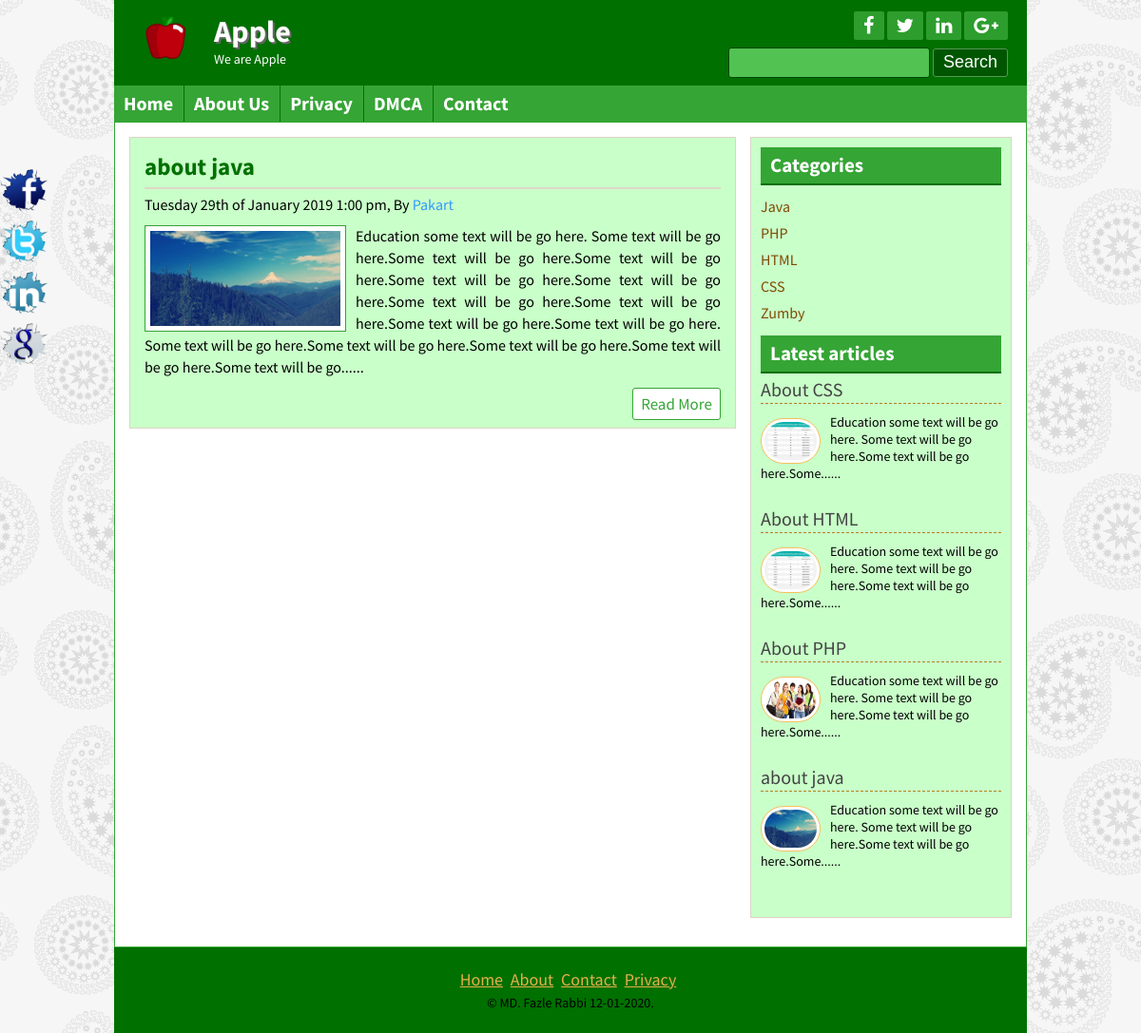
The page /postbycat.php?category=1 on the database its author committed.
### tables this page shows
CREATE TABLE IF NOT EXISTS `title_slogan` (
  `id` int(11) NOT NULL AUTO_INCREMENT,
  `title` varchar(255) NOT NULL,
  `slogan` varchar(255) NOT NULL,
  `logo` varchar(255) NOT NULL,
  PRIMARY KEY (`id`)
);

CREATE TABLE IF NOT EXISTS `social_media` (
  `id` int(11) NOT NULL AUTO_INCREMENT,
  `facebook` varchar(255) NOT NULL,
  `twitter` varchar(255) NOT NULL,
  `linkedin` varchar(255) NOT NULL,
  `googleplus` varchar(255) NOT NULL,
  PRIMARY KEY (`id`)
);

CREATE TABLE IF NOT EXISTS `tbl_page` (
  `id` int(11) NOT NULL AUTO_INCREMENT,
  `name` varchar(255) NOT NULL,
  `body` text NOT NULL,
  PRIMARY KEY (`id`)
);

CREATE TABLE IF NOT EXISTS `tbl_post` (
  `id` int(11) NOT NULL AUTO_INCREMENT,
  `catid` int(11) NOT NULL,
  `title` varchar(255) NOT NULL,
  `body` text NOT NULL,
  `image` varchar(255) NOT NULL,
  `author` varchar(50) NOT NULL,
  `tags` varchar(255) NOT NULL,
  `date` timestamp NOT NULL DEFAULT CURRENT_TIMESTAMP,
  `userid` int(11) NOT NULL,
  PRIMARY KEY (`id`)
);

CREATE TABLE IF NOT EXISTS `tbl_category` (
  `id` int(11) NOT NULL AUTO_INCREMENT,
  `cat_name` varchar(255) NOT NULL,
  PRIMARY KEY (`id`)
);

CREATE TABLE IF NOT EXISTS `tbl_copywrite` (
  `id` int(11) NOT NULL AUTO_INCREMENT,
  `note` varchar(255) NOT NULL,
  PRIMARY KEY (`id`)
);

### lib/Database.php (called while the page is built, shortened)
<?php
Class Database{
	public $host   = DB_HOST;
	public $user   = DB_USER;
	public $pass   = DB_PASS;
	public $dbname = DB_NAME;
	public $link;
	private function connectDB(){
	$this->link = new mysqli($this->host, $this->user, $this->pass, $this->dbname);
 }
	public function select($query){
		$result = $this->link->query($query) or die($this->link->error.__LINE__);
		if($result->num_rows > 0){
			return $result;
		} else {
			return false;
		}
	}
}

### lib/Session.php (called while the page is built, shortened)
<?php
class Session{
public static function get($key){
	if(isset($_SESSION[$key])){
         return $_SESSION[$key];
	}else{
		return false;
	}
}
 }

### helpers/format.php (called while the page is built, shortened)
<?php
class Format{
  public function dateformat($date){
  	return  date('l jS \of F Y  g:i a',strtotime($date));
  }
  public function textshort($text,$limit=400){
    $text = $text." ";
  	$text = substr($text,0,$limit);
  	$text = substr($text,0,strrpos($text,' '));
  	$text = $text."......";
  	return $text;
  }
}
?>

### postbycat.php (the view)
<?php include "inc/header.php";?>
<div class="contentsection contemplete clear">
<div class="maincontent clear">
<?php
 if(!isset($_GET['category']) || $_GET['category']==NULL){
 	header("Location:404.php");
 }else{
 	$id = $_GET['category'];
 }
 ?>
<?php
$query = "SELECT * FROM tbl_post WHERE catid=$id";
$post  = $db->select($query);
if($post){
  while ($result = $post->fetch_assoc()){
?>
<div class="samepost clear">
<h2><a href="post.php?id=<?php echo $result['id']?>"><?php echo $result['title']?></a></h2>
<h4><?php echo $fm->dateformat($result['date']);?>, By <a href="#"><?php echo $result['author']?></a></h4>
<a href="post.php?id=<?php echo $result['id'];?>"><img src="admin/<?php echo $result['image'];?>" alt="post image"/></a>
<?php echo $fm->textshort($result['body']);?>
<div class="readmore clear">
<a href="post.php?id=<?php echo $result['id'];?>">Read More</a>
</div>
</div>
<?php } }else{ ?>
<h3>No Post Available In These Category.</h3>
<?php } ?>
</div>
<?php include "inc/sidebar.php";?>
<?php include "inc/footer.php";?>

### inc/header.php (shortened to what this page needs)
<?php include "lib/Session.php"; Session::int();?>
<?php include "lib/Database.php";?>
<?php include "helpers/format.php";?>
<?php
$db = new Database();
$fm = new Format();
?>
<!DOCTYPE html>
<html>
<head>
<?php include"scripts/css.php";?>
</head>
<body>
<?php
  $search = Session::get('search');
 ?>
	<?php
   $query="SELECT * FROM title_slogan";
   $query_push = $db->select($query);
   if ($query_push){
       while ($result = $query_push->fetch_assoc()){
   ?>
	<div class="headersection templete clear">
		<a href="index.php">
			<div class="logo">
				<img src="admin/<?php echo $result['logo'];?>" alt="Logo"/>
				<h2><?php echo $result['title'];?></h2>
				<p><?php echo $result['slogan'];?></p>
			</div>
		</a>
	<?php } } ?>
		<div class="social clear">
<?php
$query="SELECT * FROM social_media";
$query_push = $db->select($query);
if ($query_push){
while ($result = $query_push->fetch_assoc()){
?>
			<div class="icon clear">
<a href="<?php echo $result['facebook'];?>" target="_blank"><i class="fa fa-facebook"></i></a>
<a href="<?php echo $result['twitter'];?>" target="_blank"><i class="fa fa-twitter"></i></a>
<a href="<?php echo $result['linkedin'];?>" target="_blank"><i class="fa fa-linkedin"></i></a>
<a href="<?php echo $result['googleplus'];?>" target="_blank"><i class="fa fa-google-plus"></i></a>
			</div>
<?php } } ?>
			<div class="searchbtn clear">
			<form action="search.php" method="get">
				<input type="text" name="search"
                 <?php if (isset($search)){ ?>
                  value = "<?php echo $search;?>";
                 <?php }else{ ?>
                  placeholder ="searh keyword..";
                 <?php } ?>
				/>
				<input type="submit" name="submit" value="Search"/>
			</form>
			</div>
		</div>
	</div>
<div class="navsection templete">
<?php
  $path = $_SERVER['SCRIPT_FILENAME'];
  $currentpath = basename($path,'.php');
 ?>
	<ul>
		<li><a
          <?php
           if ($currentpath == 'index') {
           echo "id='active'";
           }
           ?>
			href="index.php">Home</a></li>
		  <?php
		   $query="SELECT * FROM tbl_page";
		   $query_push = $db->select($query);
		   if ($query_push){
		       while ($result = $query_push->fetch_assoc()){
		   ?>
		<li><a
            <?php
              if (isset($_GET['pageid']) && $_GET['pageid']==$result['id']) {
              	echo 'id="active"';
              }
             ?>
			href="page.php?pageid=<?php echo $result['id'];?>"><?php echo $result['name'];?></a></li>
	<?php } } ?>
		<li><a
            <?php
           if ($currentpath == 'contact') {
           echo "id='active'";
           }
           ?>
			href="contact.php">Contact</a></li>
	</ul>
</div>

### inc/sidebar.php
<div class="sidebar clear">
<div class="samesidebar clear">
<h2>Categories</h2>
<?php
$query = "SELECT * FROM tbl_category";
$Allcategory=$db->select($query);
if($Allcategory){
 while ($result=$Allcategory->fetch_assoc()){
 ?>
<ul>
<li><a href="postbycat.php?category=<?php echo $result['id'];?>"><?php echo $result['cat_name'];?></a></li>
</ul>
<?php }}else{?>
<li>No Category Created</li>
<?php } ?>
	</div>
<div class="samesidebar clear">
<h2>Latest articles</h2>
<?php
$query = "SELECT * FROM tbl_post ORDER BY id DESC limit 5";
$All_latestpost = $db->select($query);
if($All_latestpost){
 while ($result=$All_latestpost->fetch_assoc()){
 ?>
<div class="popular clear">
<h3><a href="post.php?id=<?php echo $result['id'];?>"><?php echo $result['title'];?></a></h3>
<a href="post.php?id=<?php echo $result['id'];?>"><img src="admin/<?php echo $result['image'];?>" alt="post image"/></a>
<?php echo $fm->textshort($result['body'],100);?>
</div>
<?php } }else{header("Location:404.php");}?>
</div>
</div>

### inc/footer.php (shortened to what this page needs)
	</div>
	<div class="footersection templete clear">
	  <div class="footermenu clear">
		<ul>
			<li><a href="#">Home</a></li>
			<li><a href="#">About</a></li>
			<li><a href="#">Contact</a></li>
			<li><a href="#">Privacy</a></li>
		</ul>
	  </div>
<?php
$query="SELECT * FROM tbl_copywrite";
$query_push = $db->select($query);
if ($query_push){
while ($result = $query_push->fetch_assoc()){
?>
<p>&copy; <?php echo $result['note']; echo "&nbsp"; echo date("d-m-Y") ;?>.</p>
<?php } } ?>
	</div>
<?php
$query="SELECT * FROM social_media";
$query_push = $db->select($query);
if ($query_push){
while ($result = $query_push->fetch_assoc()){
?>
	<div class="fixedicon clear">
<a href="<?php echo $result['facebook'];?>" target="_blank"><img src="images/fb.png" alt="Facebook"/></a>
<a href="<?php echo $result['twitter'];?>" target="_blank"><img src="images/tw.png" alt="Twitter"/></a>
<a href="<?php echo $result['linkedin'];?>" target="_blank"><img src="images/in.png" alt="LinkedIn"/></a>
<a href="<?php echo $result['googleplus'];?>" target="_blank"><img src="images/gl.png" alt="GooglePlus"/></a>
	</div>
<?php } } ?>
</body>
</html>

### theme/green.css (style rules this page uses)
.headersection,.footersection { background:#007000 none repeat scroll 0 0; }
.icon a { background:#2d9d2d none repeat scroll 0 0; }
.searchbtn input[type="text"] { background:#52c252 none repeat scroll 0 0; border:1px solid #034703; }
.searchbtn input[type="submit"] { border:1px solid #549854; }
input[type="submit"] { background:#005600 none repeat scroll 0 0; border:1px solid #52c252; }
.navsection { background:#35a535 none repeat scroll 0 0; }
.navsection ul li { border-left:1px solid #007000;border-right:1px solid #38a838; }
.samepost h2 a { color:#007000; }
.maincontent,.sidebar { background:#c9FFC9 none repeat scroll 0 0; }
.samepost img { border:1px solid #35A535; }
.contentsection { border:1px solid #35A535; }
.samesidebar h2 { background:#35a535 none repeat scroll 0 0; border-bottom:2px solid #007000; color:#fff; }
.readmore a { border:1px solid #35a535;color:#35a535; }
.samepost h2,.about h2 { color:#007000; }

### rows shown on the page
title_slogan: logo (picture), title "Apple", slogan "We are Apple"
tbl_page: name "About Us"
tbl_page: name "Privacy"
tbl_page: name "DMCA"
tbl_post: title "about java", date "Tuesday 29th of January 2019 1:00 pm", author "Pakart", image (picture), body "Education some text will be go here. Some text will be go here.Some text will be go here.Some text will be go here.Some text will be go here.Some text will be go here.Some text will be go here.Some text will be go here.Some text will be go here.Some text will be go here. Some text will be go here.Some text will be go here.Some text will be go here.Some text will be go here.Some text will be go......", body "Education some text will be go here. Some text will be go here.Some text will be go here.Some......"
tbl_category: cat_name "Java"
tbl_category: cat_name "PHP"
tbl_category: cat_name "HTML"
tbl_category: cat_name "CSS"
tbl_category: cat_name "Zumby"
tbl_post: title "About CSS", image (picture), body "Education some text will be go here. Some text will be go here.Some text will be go here.Some......"
tbl_post: title "About HTML", image (picture), body "Education some text will be go here. Some text will be go here.Some text will be go here.Some......"
tbl_post: title "About PHP", image (picture), body "Education some text will be go here. Some text will be go here.Some text will be go here.Some......"
tbl_copywrite: note "MD. Fazle Rabbi"
